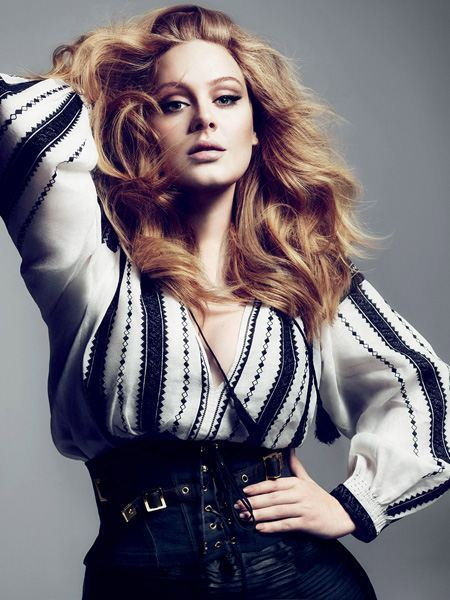
#> input picture images/adele.jpg, 450 x 600 px
$ python objects.py
#> lines starting #> are read from the running program, lines starting #| are printed output that depends on the picture; after the words box and inside, x2 and y2 are one past the last pixel; in counts of white or black regions, pixels touching at a corner belong together
import numpy as np
import cv2 as cv

photo = cv.imread('images/adele.jpg')
#> photo is the input picture: shape (600, 450, 3); mean B, G, R 117.5, 109.8, 116.8
img = np.zeros(photo.shape[:2], dtype='uint8')
circle = cv.circle(img.copy(), (200, 300), 120, 255, -1)
square = cv.rectangle(img.copy(), (25, 25), (250, 150), 255, -1)
img = cv.bitwise_and(photo, photo, mask=square)
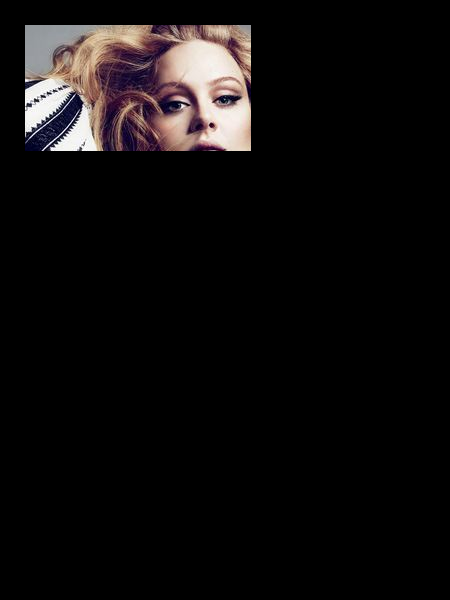
#> img: shape (600, 450, 3); mean B, G, R 13.4, 13.3, 15.7
img_or = cv.bitwise_or(circle, square)
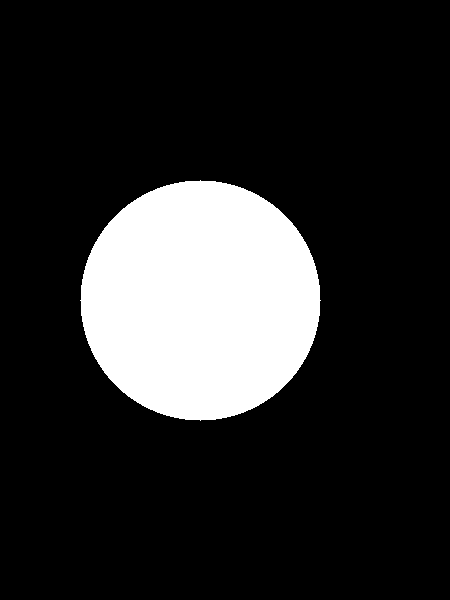
#> circle: shape (600, 450); 16.8% white; 1 white region, box (x1, y1, x2, y2) and area: (80, 180, 321, 421) 45225
img_xor = cv.bitwise_xor(circle, square)
img_not = cv.bitwise_not(square)
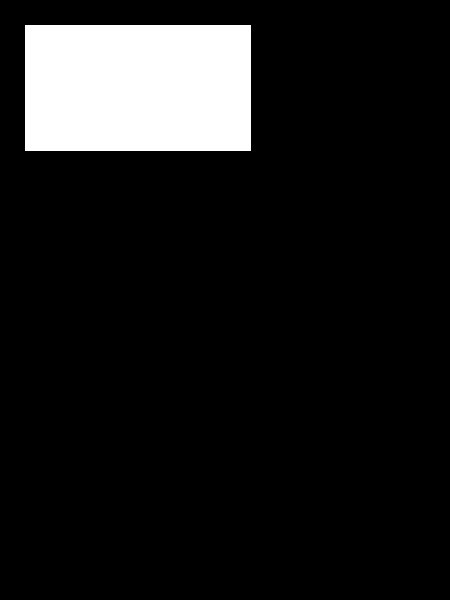
#> square: shape (600, 450); 10.5% white; 1 white region, box (x1, y1, x2, y2) and area: (25, 25, 251, 151) 28476

cv.imshow("Result", img_not)
cv.waitKey(4000)
